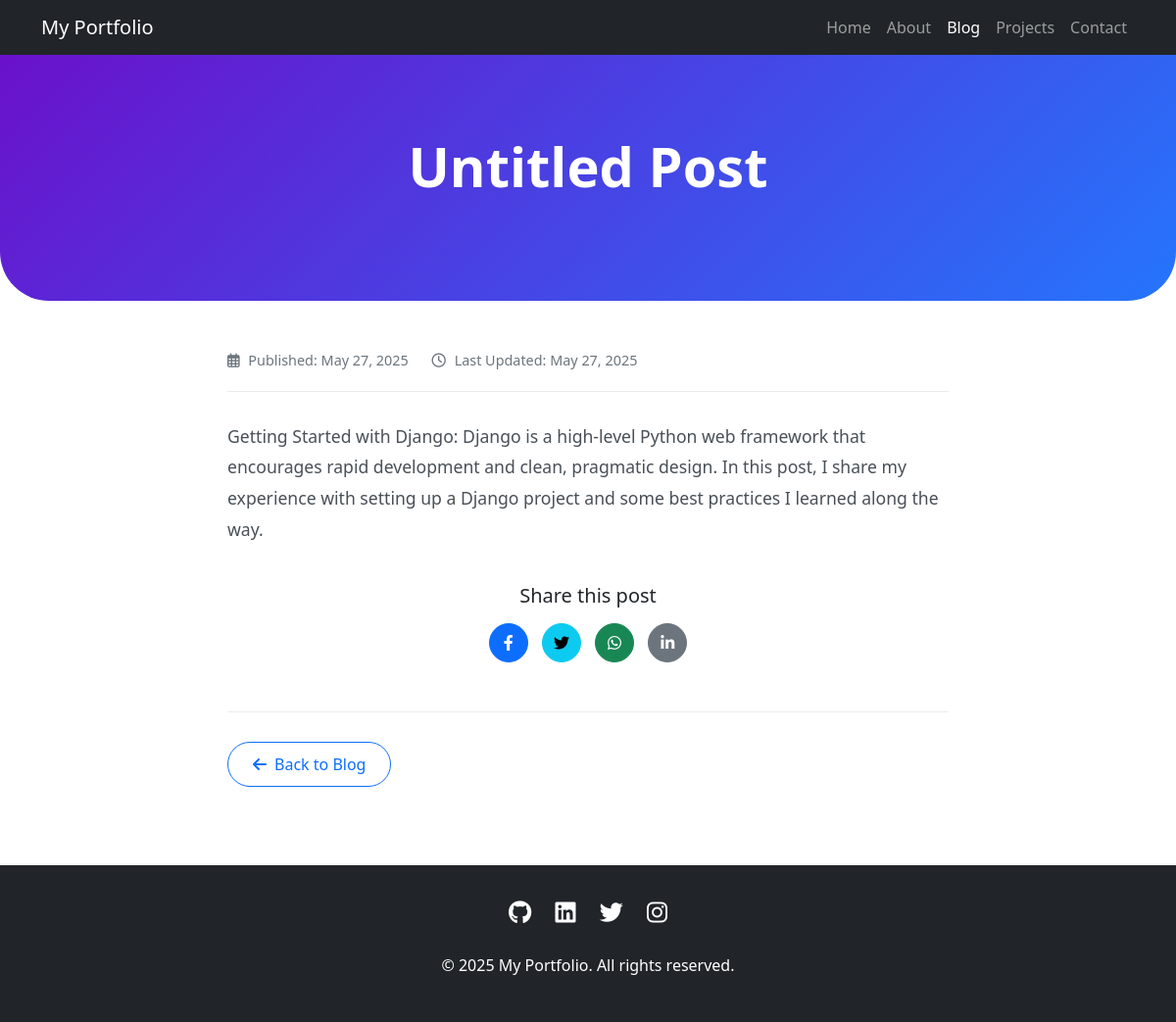
The app's page /posts/1/ with its own data.
### posts/models.py (models this page shows, shortened)
class Posts(models.Model):
    text = models.CharField(max_length=400)
    title = models.CharField(max_length=100, default="Untitled Post")
    created_at = models.DateTimeField(default=timezone.now)
    updated_at = models.DateTimeField(auto_now=True)
    class Meta:
        ordering = ["-created_at"]

### posts/views.py (the view)
# urls.py: path('<int:pk>/', PostDetail.as_view(), name='post_detail'),
class PostDetail(DetailView):
    model = Posts
    template_name = "posts/post_detail.html"
    context_object_name = "postdetail"

### templates/posts/post_detail.html (shortened to what this page needs)
{% load static %}
<!DOCTYPE html>
<html lang="en">
<head>
    <link href="https://cdn.jsdelivr.net/npm/bootstrap@5.3.0/dist/css/bootstrap.min.css" rel="stylesheet">
    <link rel="stylesheet" href="https://cdnjs.cloudflare.com/ajax/libs/font-awesome/6.4.0/css/all.min.css">
</head>
<body>
    <nav class="navbar navbar-expand-lg navbar-dark bg-dark">
        <div class="container">
            <a class="navbar-brand" href="{% url 'home' %}">My Portfolio</a>
            <div class="collapse navbar-collapse" id="navbarNav">
                <ul class="navbar-nav ms-auto">
                    <li class="nav-item">
                        <a class="nav-link" href="{% url 'home' %}">Home</a>
                    </li>
                    <li class="nav-item">
                        <a class="nav-link" href="{% url 'about' %}">About</a>
                    </li>
                    <li class="nav-item">
                        <a class="nav-link active" href="{% url 'post_list' %}">Blog</a>
                    </li>
                    <li class="nav-item">
                        <a class="nav-link" href="#">Projects</a>
                    </li>
                    <li class="nav-item">
                        <a class="nav-link" href="#">Contact</a>
                    </li>
                </ul>
            </div>
        </div>
    </nav>
    <header class="post-header">
        <div class="container text-center">
            <h1 class="display-4 fw-bold mb-4">{{ postdetail.title }}</h1>
        </div>
    </header>
    <section class="container">
        <div class="row justify-content-center">
            <div class="col-lg-8">
                <div class="post-meta">
                    <span><i class="far fa-calendar-alt"></i> Published: {{ postdetail.created_at|date:"F j, Y" }}</span>
                    <span><i class="far fa-clock"></i> Last Updated: {{ postdetail.updated_at|date:"F j, Y" }}</span>
                </div>
                <div class="post-content">
                    <p>{{ postdetail.text }}</p>
                </div>
                <div class="share-buttons text-center">
                    <h5 class="mb-3">Share this post</h5>
                    <a href="#" class="btn btn-primary"><i class="fab fa-facebook-f"></i></a>
                    <a href="#" class="btn btn-info"><i class="fab fa-twitter"></i></a>
                    <a href="#" class="btn btn-success"><i class="fab fa-whatsapp"></i></a>
                    <a href="#" class="btn btn-secondary"><i class="fab fa-linkedin-in"></i></a>
                </div>
                <div class="post-navigation d-flex justify-content-between">
                    <a href="{% url 'post_list' %}" class="btn btn-outline-primary">
                        <i class="fas fa-arrow-left me-2"></i>Back to Blog
                    </a>
                </div>
            </div>
        </div>
    </section>
    <footer class="footer">
        <div class="container text-center">
            <div class="mb-4">
                <a href="#" class="social-icon"><i class="fab fa-github"></i></a>
                <a href="#" class="social-icon"><i class="fab fa-linkedin"></i></a>
                <a href="#" class="social-icon"><i class="fab fa-twitter"></i></a>
                <a href="#" class="social-icon"><i class="fab fa-instagram"></i></a>
            </div>
            <p>&copy; 2025 My Portfolio. All rights reserved.</p>
        </div>
    </footer>
</body>
</html>

### templates/posts/post_detail.html (style rules this page uses)
.post-header { background: linear-gradient(135deg, #6a11cb 0%, #2575fc 100%); color: white; padding: 80px 0; border-radius: 0 0 50px 50px; margin-bottom: 50px; }
.post-content { font-size: 1.1rem; line-height: 1.8; color: #495057; }
.post-meta { color: #6c757d; font-size: 0.9rem; margin-bottom: 30px; padding-bottom: 20px; border-bottom: 1px solid #e9ecef; }
.post-meta i { margin-right: 5px; }
.post-meta span { margin-right: 20px; }
.post-navigation { margin-top: 50px; padding-top: 30px; border-top: 1px solid #e9ecef; }
.post-navigation .btn { border-radius: 50px; padding: 10px 25px; }
.footer { background-color: #212529; color: white; padding: 30px 0; margin-top: 80px; }
.social-icon { font-size: 1.5rem; margin: 0 10px; color: white; transition: color 0.3s ease; }
.share-buttons { margin-top: 40px; }
.share-buttons .btn { border-radius: 50px; margin: 0 5px; width: 40px; height: 40px; display: inline-flex; align-items: center; justify-content: center; }

### records on screen
Posts: title "Untitled Post", created_at "May 27, 2025", updated_at "May 27, 2025", text "Getting Started with Django: Django is a high-level Python web framework that encourages rapid development and clean, pragmatic design. In this post, I share my experience with setting up a Django project and some best practices I learned along the way."
